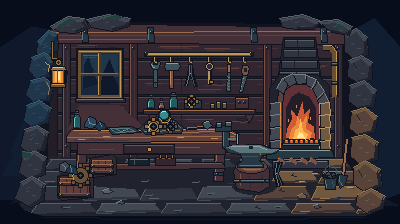
#> input picture handoffs/assets-a4-workshop/png/bd_workshop.png, 400 x 224 px
$ python prepare_qa.py
#> lines starting #> are read from the running program, lines starting #| are printed output that depends on the picture
#!/usr/bin/env python3
from pathlib import Path
from PIL import Image, ImageDraw
R=Path(__file__).resolve().parents[1]
(R/'preview').mkdir(exist_ok=True)
im=Image.open(R/'png/bd_workshop.png').convert('RGB')
#> im is the input picture: PIL image 400x224 RGB; mean R, G, B 46.8, 43.3, 50.7
im.resize((1200,672),Image.Resampling.NEAREST).save(R/'preview/workshop_preview_3x.png')
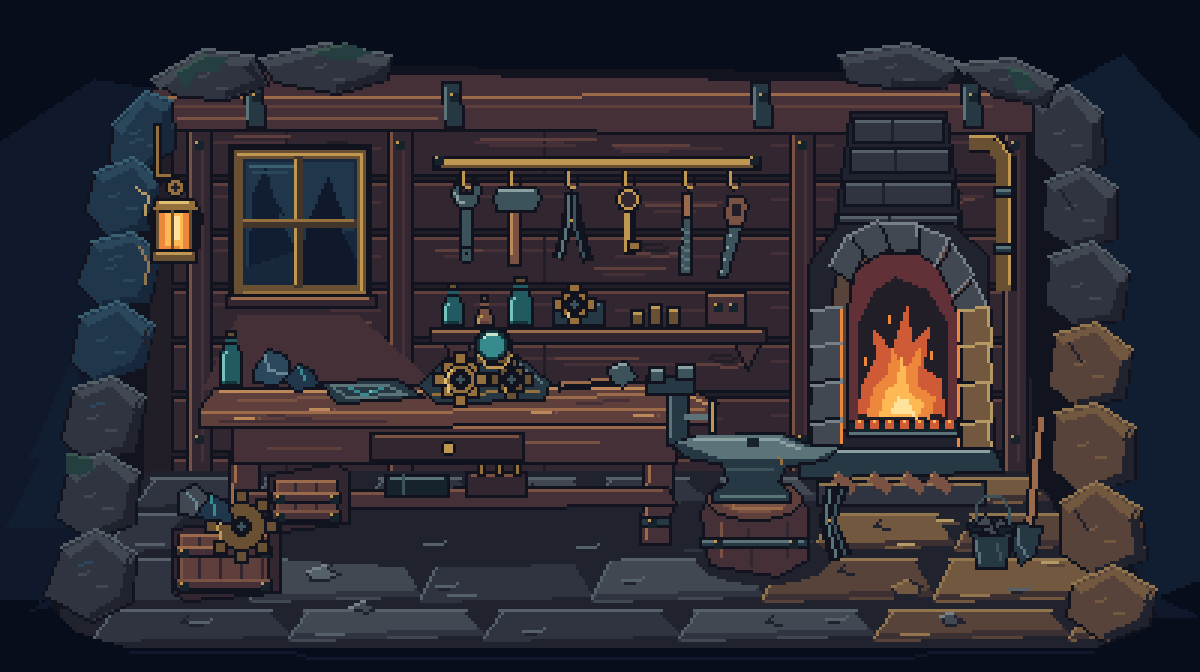
#> saved as workshop_preview_3x.png: PIL image 1200x672 RGB; mean R, G, B 46.8, 43.3, 50.7
# References at native size, not enlarged to disguise their original dimensions.
sheet=Image.new('RGB',(816,512),'#080d1c'); d=ImageDraw.Draw(sheet)
#> after `sheet = Image.new('RGB', (816, 512), '#080d1c')`:
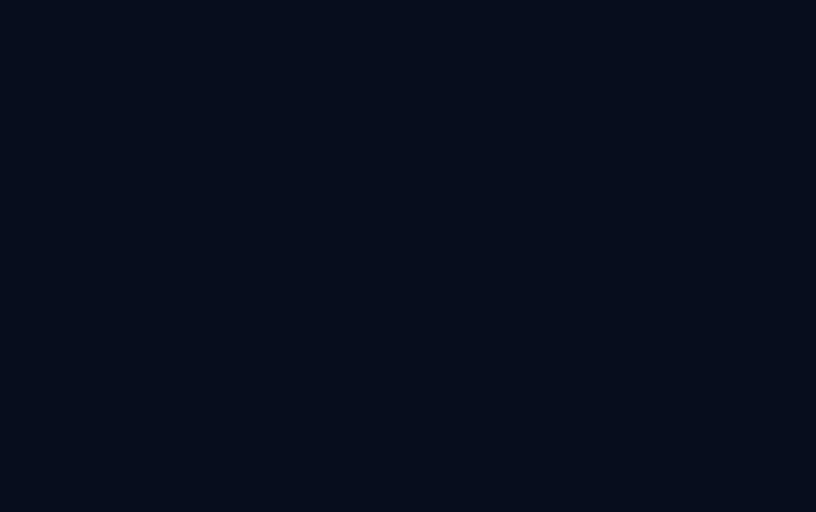
#> sheet: PIL image 816x512 RGB; mean R, G, B 8, 13, 28
entries=[('references/workshop.png',(8,30),'REFERENCE: workshop 240x132 (native)'),('png/bd_workshop.png',(408,30),'A4: workshop 400x224 (native)'),('references/bd_shop.png',(8,282),'REFERENCE: shop 400x224 (native)'),('references/bd_campfire.png',(408,282),'REFERENCE: campfire 400x224 (native)')]
for name,(x,y),label in entries:
 d.text((x,y-19),label,fill='#dfbe70')
#> (the run stopped early here; a loop or call above may not have finished)
